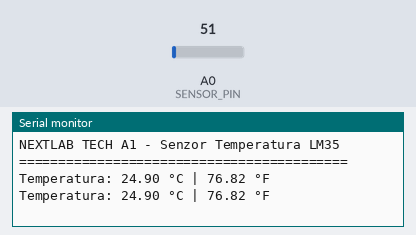
A sketch run on a simulated Arduino Uno, built with avr-gcc and run on an emulated ATmega328P. Shown: the last lines printed to the serial monitor. The test bench sets the inputs (shaded band); at power-on: A0 (SENSOR_PIN) = 51.

Above: at 1.8 s.
1.9 s: A0 (SENSOR_PIN) set to 61
At 2.9 s:
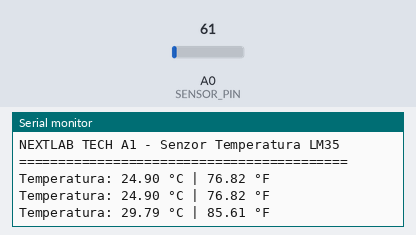
3.4 s: A0 (SENSOR_PIN) set to 71
At 4.9 s:
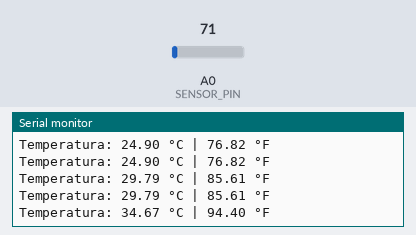
Timing chart, 0 to 6.4 s (numbered marks = the images above; inputs shaded):
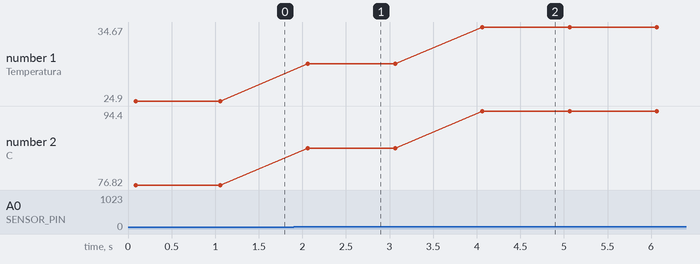

Measured:
- after the input at 1.9 s, the serial monitor: prints a new line after 0.16 s (image 1)
- after the input at 3.4 s, the serial monitor: prints a new line after 0.66 s (image 2)
- plotted number 1: 24.9 → 29.79 after the input at 1.9 s, 29.79 → 34.67 after the input at 3.4 s
- plotted number 2: 76.82 → 85.61 after the input at 1.9 s, 85.61 → 94.4 after the input at 3.4 s

The sketch:

temperature_sensor.ino
```cpp
/*
 * NEXTLAB TECH A1 - Citire Temperatura cu LM35
 *
 * Conecteaza senzorul LM35:
 * - VCC -> 5V
 * - GND -> GND
 * - OUT -> A0
 */

const int SENSOR_PIN = A0;

void setup() {
  Serial.begin(9600);
  Serial.println("NEXTLAB TECH A1 - Senzor Temperatura LM35");
  Serial.println("==========================================");
}

void loop() {
  int rawValue = analogRead(SENSOR_PIN);
  float voltage = rawValue * (5000.0 / 1024.0);
  float temperatureC = voltage / 10.0;
  float temperatureF = (temperatureC * 9.0 / 5.0) + 32.0;

  Serial.print("Temperatura: ");
  Serial.print(temperatureC);
  Serial.print(" °C | ");
  Serial.print(temperatureF);
  Serial.println(" °F");

  delay(1000);
}
```
